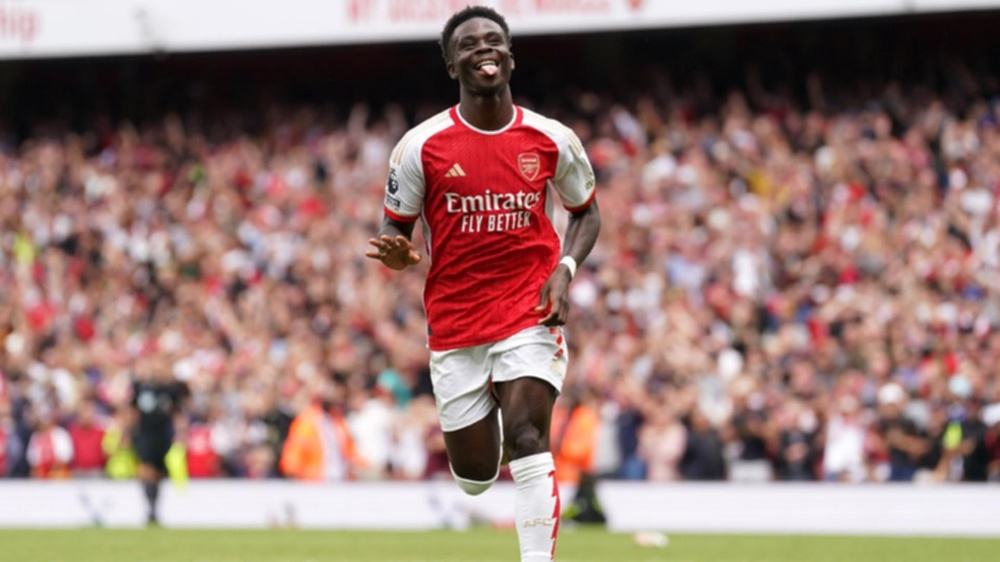
#> input picture Convolution sharpaneing edge detection/saka_blurred.jpg, 1000 x 562 px, shrunk from 1920 x 1080 before the run
$ jupyter execute --allow-errors 2D_Convolution_Stencil_edge_Detection.ipynb   (shell and % lines are left out)
#> lines starting #> are read from the running program, lines starting #| are printed output that depends on the picture
[cell 1]
import numpy as np
import pycuda.autoinit
from pycuda.compiler import SourceModule
import pycuda.driver as cuda
from PIL import Image
import matplotlib.pyplot as plt
import time

[cell 2]
# @title
source_kernel="""

#define BLOCK_SIZE 16
#define channel 3

__constant__ float F_c[9] =  {
    -1, -2, -1,
     0,  0,  0,
     1,  2,  1
};


//Cuda kernel for 2D convolution with stencil, RGB image

__global__ void Conv2d_rgb_stencil (unsigned char *input, unsigned char *output, int width, int height)
{

   __shared__ unsigned char tile[BLOCK_SIZE+2][BLOCK_SIZE+2][channel];

  int tx = threadIdx.x;
  int ty = threadIdx.y;
  int col =blockIdx.x *blockDim.x + threadIdx.x;
  int row =blockIdx.y *blockDim.y + threadIdx.y;

  if (row<height && col<width)
  {
    for (int c =0 ; c<channel; c++)
    {
      //Load the center pixel
      tile[ty+1][tx+1][c]= input[(row*width + col)*channel + c];

      //Halo Pixels
      if (tx==0 && col>0)
          tile [ty+1][0][c]=input [(row*width + (col-1))*channel+ c];
      if (tx ==BLOCK_SIZE-1 && col < width -1)
          tile[ty+1][BLOCK_SIZE+1][c]= input[(row*width+(col+1))*channel+c];
      if (ty==0&&row>0)
          tile[0][tx+1][c] = input[((row-1)*width + col)*channel + c];
      if (ty==BLOCK_SIZE-1 && row <height -1)
           tile[BLOCK_SIZE+1][tx+1][c]= input[((row+1)*width+col)*channel+c];
    }
  }

  __syncthreads();

  if (row<height && col<width)
  {
    for (int c =0 ; c<channel; c++)
    {
      float sum =0.0f;
      for(int ky = -1; ky <= 1; ky++) {
                for(int kx = -1; kx <= 1; kx++) {
                    int shared_x = tx + 1 + kx;
                    int shared_y = ty + 1 + ky;

                    // Clamp within tile bounds
                    shared_x = max(0, min(shared_x, BLOCK_SIZE+1));
                    shared_y = max(0, min(shared_y, BLOCK_SIZE+1));

                    float pixel = (float)tile[shared_y][shared_x][c];
                    float coeff = F_c[(ky+1)*3 + (kx+1)];
                    sum += pixel * coeff;
                }
            }
            sum = min(max(sum, 0.0f), 255.0f);
            output[(row*width + col)*channel + c] = (unsigned char)sum;
    }
  }
}
"""

[cell 3]
print("Compiling the CUDA Kernel....")
#compile the cuda

#> (the rest of this cell did not finish here and is left out)

[cell 4]
#Load the image
image = np.array(Image.open('saka_blurred.jpg'))
#> image is the input picture: shape (562, 1000, 3); mean R, G, B 150.8, 121.1, 115.2
fig, ax = plt.subplots(nrows=1, ncols=1, figsize=(20, 15))
plt.axis("off")
plt.title("Bukayo Saka Blurred")
ax.imshow(image)
print("The matrix of Bukayo Saka is now initialised")

[cell 5]
#print the shape of the input array
print(f'The shape of the input array is {image.shape}')
#| The shape of the input array is (562, 1000, 3)

#Initialise an empy array for result
empty_sample_output=np.empty_like(image)

print('\nEmpty output image is initialised')

#> (a cell that did not finish here is left out)

[cell 7]
#Transfer Data from CPu to Gpu
print("Copy the image to GPU form the CPU")
#> (the rest of this cell did not finish here and is left out)

[cell 8]
#Execute the kernel in GPU
print("\nExecuting the parallel programming in GPU")
#Define the Block and grid dimension in GPU to process
# A block is a group of  threads . A grid is a group of blocks
BLOCK_SIZE=(16,16,1)
GRID_SIZE = (
    (image.shape[1]+BLOCK_SIZE[0]-1)//BLOCK_SIZE[0],
    (image.shape[0]+BLOCK_SIZE[0]-1)//BLOCK_SIZE[0]
    )
#> GRID_SIZE = (63, 36)

#Start the time

gpu_start_time= time.time()

#Call the Kernel
#> (the rest of this cell did not finish here and is left out)

[cell 9]
#Copying the result from thr GPU to CPU
print("Copying the result back to CPU")
empty_sample_output=np.empty_like(image)
#> (the rest of this cell did not finish here and is left out)

[cell 10]
#Show the blurred Bukayo Saka
axes= plt.Figure(figsize=(10,9))
fig, ax = plt.subplots(nrows=1, ncols=1, figsize=(20, 15))
plt.axis("off")
plt.title("Bukayo Saka  Edge Detected in GPU")
ax.imshow(empty_sample_output)
plt.axis("off")
plt.show()
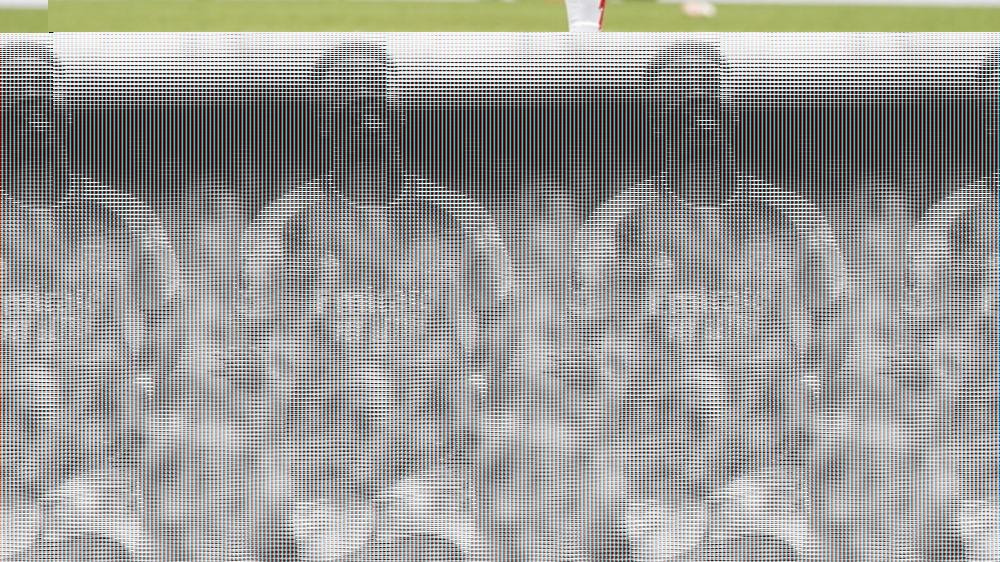
#> shown: shape (562, 1000, 3); mean R, G, B 151.4, 151.9, 147.9
print("The matrix of Bukayo Saka is now is the Edge Detected matrix")

[cell 11]
# CPU implementation of the 3x3 edge-detection kernel and timing
import time
import numpy as np
from PIL import Image
import matplotlib.pyplot as plt

K = np.array([[-1, -2, -1],[0,0,0],[1,2,1]], dtype=np.float32)

def conv2d_rgb_cpu(image, kernel=K, padding='replicate'):
#> called with kernel = array of shape (3, 3), padding = 'replicate'
    if image.dtype != np.uint8:
        raise ValueError('Input image must be uint8')
    if image.ndim != 3 or image.shape[2] != 3:
        raise ValueError('Input must be H x W x 3 RGB image')

    h, w, _ = image.shape
#> h = 562; w = 1000
    out = np.zeros_like(image, dtype=np.uint8)
    img_f = image.astype(np.float32)
    pad = 1

    if padding == 'zero':
        padded = np.zeros((h+2*pad, w+2*pad, 3), dtype=np.float32)
        padded[pad:pad+h, pad:pad+w, :] = img_f
    elif padding == 'replicate':
        padded = np.zeros((h+2*pad, w+2*pad, 3), dtype=np.float32)
        padded[pad:pad+h, pad:pad+w, :] = img_f
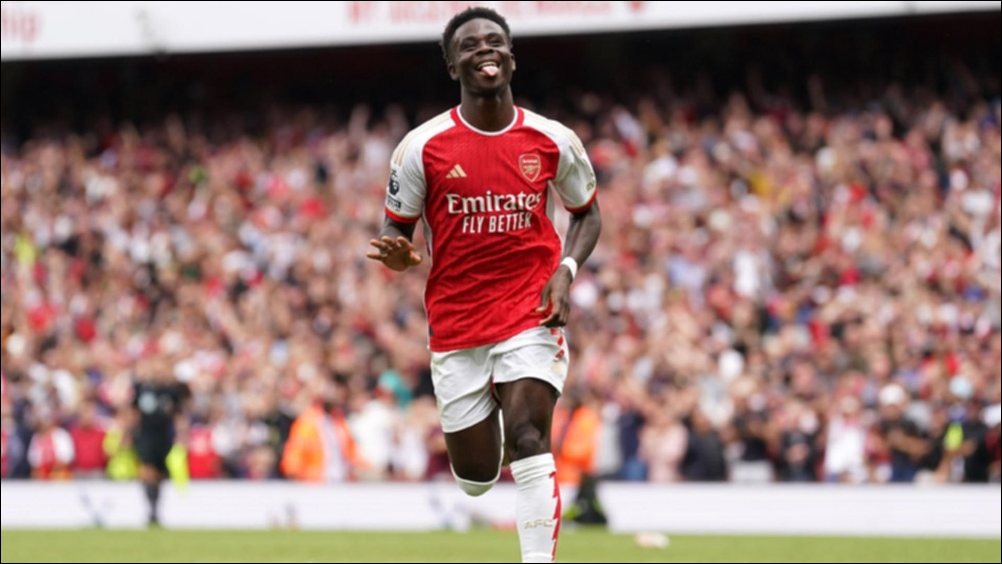
#> padded: shape (564, 1002, 3) float32; mean R, G, B 150, 120.5, 114.6
        # replicate top/bottom
        padded[:pad, pad:pad+w, :] = img_f[0:1, :, :]
        padded[pad+h:, pad:pad+w, :] = img_f[h-1:h, :, :]
        # replicate left/right (including corners)
        padded[:, :pad, :] = padded[:, pad:pad+1, :]
        padded[:, pad+w:, :] = padded[:, pad+w-1:pad+w, :]
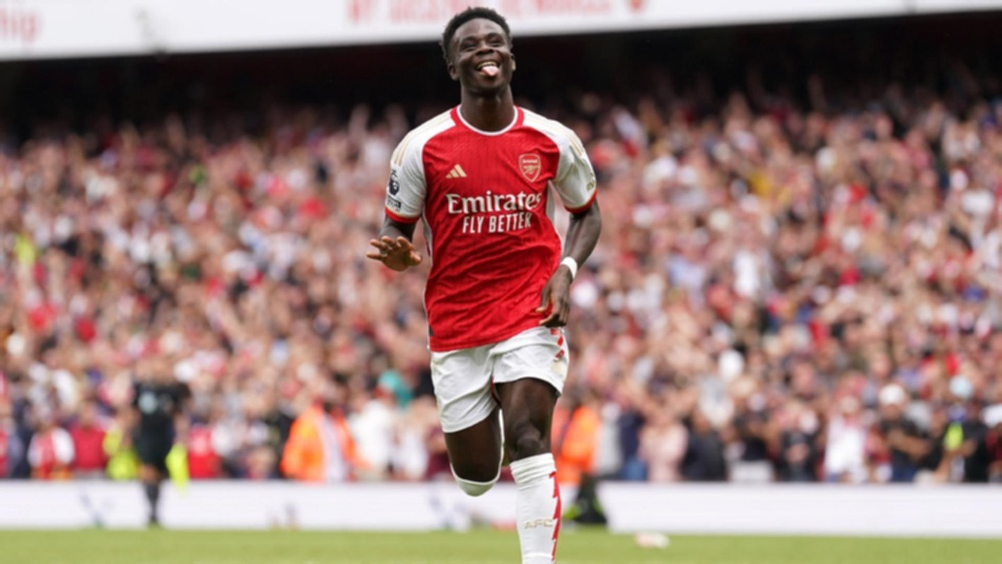
#> padded: shape (564, 1002, 3) float32; mean R, G, B 151, 121.4, 115.5
    else:
        raise ValueError("padding must be 'zero' or 'replicate'")

    k = np.flipud(np.fliplr(kernel))
#> k = [[1, 2, 1], [0, 0, 0], [-1, -2, -1]]

    for y in range(h):
        for x in range(w):
            region = padded[y:y+3, x:x+3, :]
            res = (region * k[:, :, None]).sum(axis=(0,1))
            res = np.clip(res, 0, 255)
            out[y, x, :] = res.astype(np.uint8)
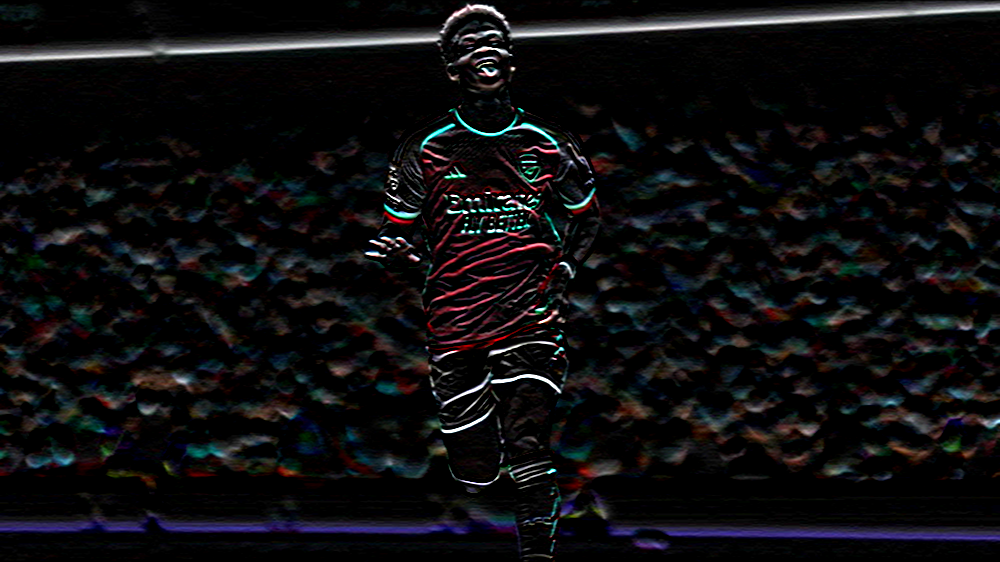
#> out: shape (562, 1000, 3); mean R, G, B 14.2, 13.7, 15.2

    return out

# Load image (same file used earlier in notebook)
img = Image.open('saka_blurred.jpg').convert('RGB')
img_np = np.array(img)

# Time the CPU convolution
t0 = time.time()
out_cpu = conv2d_rgb_cpu(img_np, padding='replicate')
t1 = time.time()
print(f'CPU convolution time: {t1 - t0:.4f} seconds')

time_taken_cpu=t1 - t0

# Display and save
fig, ax = plt.subplots(1,2, figsize=(12,6))
ax[0].imshow(img_np)
ax[0].set_title('Original')
ax[0].axis('off')
ax[1].imshow(out_cpu)
ax[1].set_title('CPU Edge-detected')
ax[1].axis('off')
plt.show()
Image.fromarray(out_cpu).save('saka_edge_cpu.png')
print('Saved saka_edge_cpu.png')
